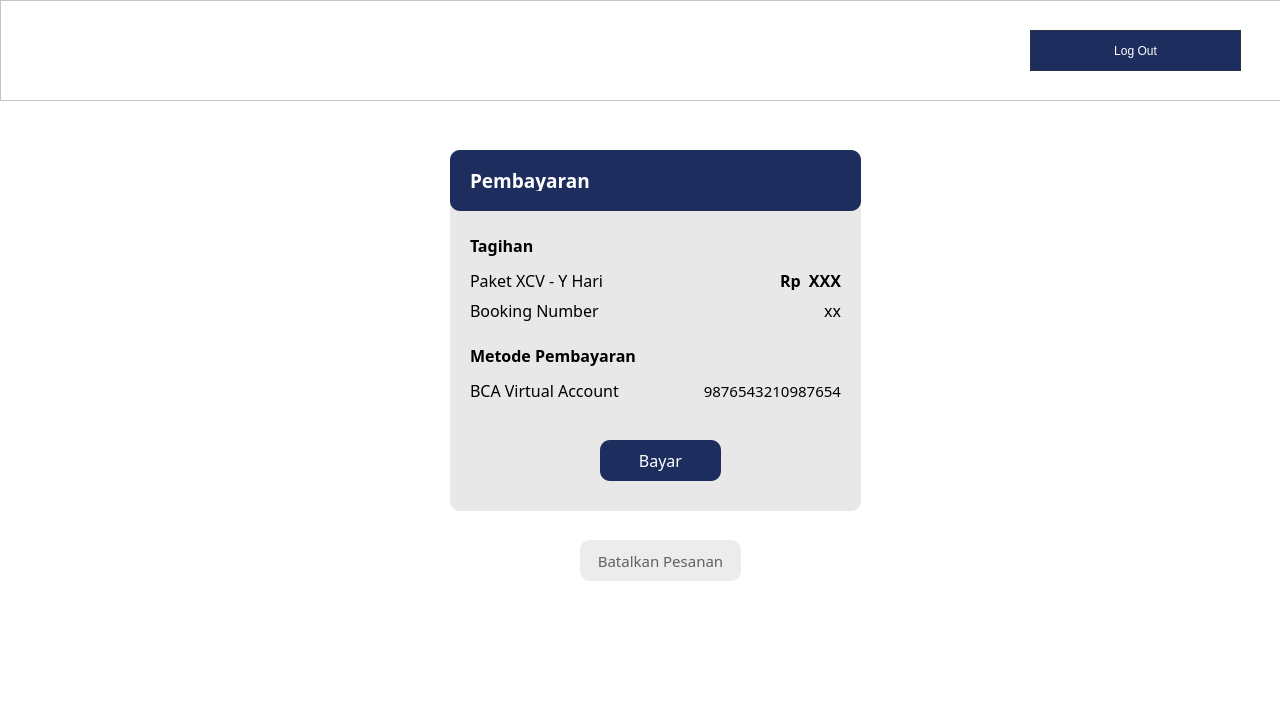
<?xml version="1.0" encoding="UTF-8"?>
<ui version="4.0">
 <class>Dialog</class>
 <widget class="QDialog" name="Dialog">
  <property name="geometry">
   <rect>
    <x>0</x>
    <y>0</y>
    <width>1280</width>
    <height>720</height>
   </rect>
  </property>
  <property name="windowTitle">
   <string>Dialog</string>
  </property>
  <property name="styleSheet">
   <string notr="true">background-color: rgb(255, 255, 255);</string>
  </property>
  <widget class="QFrame" name="tagihan">
   <property name="geometry">
    <rect>
     <x>450</x>
     <y>150</y>
     <width>411</width>
     <height>361</height>
    </rect>
   </property>
   <property name="styleSheet">
    <string notr="true">border-radius: 10px;
background-color: rgb(232, 232, 232);</string>
   </property>
   <widget class="QLabel" name="harga">
    <property name="geometry">
     <rect>
      <x>260</x>
      <y>120</y>
      <width>131</width>
      <height>20</height>
     </rect>
    </property>
    <property name="font">
     <font>
      <family>Mulish</family>
      <pointsize>12</pointsize>
      <weight>75</weight>
      <bold>true</bold>
     </font>
    </property>
    <property name="text">
     <string>Rp  XXX</string>
    </property>
    <property name="alignment">
     <set>Qt::AlignRight|Qt::AlignTrailing|Qt::AlignVCenter</set>
    </property>
   </widget>
   <widget class="QLabel" name="tagihantitle">
    <property name="geometry">
     <rect>
      <x>20</x>
      <y>80</y>
      <width>91</width>
      <height>31</height>
     </rect>
    </property>
    <property name="font">
     <font>
      <family>Mulish</family>
      <pointsize>12</pointsize>
      <weight>75</weight>
      <bold>true</bold>
     </font>
    </property>
    <property name="text">
     <string>Tagihan</string>
    </property>
   </widget>
   <widget class="QLabel" name="rincian">
    <property name="geometry">
     <rect>
      <x>20</x>
      <y>120</y>
      <width>181</width>
      <height>20</height>
     </rect>
    </property>
    <property name="font">
     <font>
      <family>Mulish</family>
      <pointsize>12</pointsize>
      <weight>50</weight>
      <bold>false</bold>
     </font>
    </property>
    <property name="text">
     <string>Paket XCV - Y Hari</string>
    </property>
   </widget>
   <widget class="QLabel" name="bank">
    <property name="geometry">
     <rect>
      <x>20</x>
      <y>230</y>
      <width>181</width>
      <height>20</height>
     </rect>
    </property>
    <property name="font">
     <font>
      <family>Mulish</family>
      <pointsize>12</pointsize>
      <weight>50</weight>
      <bold>false</bold>
     </font>
    </property>
    <property name="text">
     <string>BCA Virtual Account</string>
    </property>
   </widget>
   <widget class="QLabel" name="rekening">
    <property name="geometry">
     <rect>
      <x>210</x>
      <y>230</y>
      <width>181</width>
      <height>20</height>
     </rect>
    </property>
    <property name="font">
     <font>
      <family>Mulish ExtraBold</family>
      <pointsize>11</pointsize>
      <weight>10</weight>
      <italic>false</italic>
      <bold>false</bold>
     </font>
    </property>
    <property name="styleSheet">
     <string notr="true">font: 81 11pt &quot;Mulish ExtraBold&quot;;</string>
    </property>
    <property name="text">
     <string>&lt;html&gt;&lt;head/&gt;&lt;body&gt;&lt;p align=&quot;right&quot;&gt;9876543210987654&lt;/p&gt;&lt;/body&gt;&lt;/html&gt;</string>
    </property>
   </widget>
   <widget class="QLabel" name="label">
    <property name="geometry">
     <rect>
      <x>20</x>
      <y>150</y>
      <width>141</width>
      <height>21</height>
     </rect>
    </property>
    <property name="font">
     <font>
      <family>Mulish</family>
      <pointsize>12</pointsize>
     </font>
    </property>
    <property name="text">
     <string>Booking Number</string>
    </property>
   </widget>
   <widget class="QLabel" name="bookingNumber">
    <property name="geometry">
     <rect>
      <x>250</x>
      <y>150</y>
      <width>141</width>
      <height>21</height>
     </rect>
    </property>
    <property name="font">
     <font>
      <family>Mulish</family>
      <pointsize>12</pointsize>
     </font>
    </property>
    <property name="text">
     <string>xx</string>
    </property>
    <property name="alignment">
     <set>Qt::AlignRight|Qt::AlignTrailing|Qt::AlignVCenter</set>
    </property>
   </widget>
   <widget class="QPushButton" name="bayar">
    <property name="geometry">
     <rect>
      <x>150</x>
      <y>290</y>
      <width>121</width>
      <height>41</height>
     </rect>
    </property>
    <property name="font">
     <font>
      <family>Mulish ExtraBold</family>
      <pointsize>12</pointsize>
      <weight>10</weight>
      <italic>false</italic>
      <bold>false</bold>
     </font>
    </property>
    <property name="cursor">
     <cursorShape>PointingHandCursor</cursorShape>
    </property>
    <property name="styleSheet">
     <string notr="true">font: 81 12pt &quot;Mulish ExtraBold&quot;;
color: white;
background-color: rgb(29, 45, 94);
border-radius: 10px</string>
    </property>
    <property name="text">
     <string>Bayar</string>
    </property>
   </widget>
   <widget class="QGroupBox" name="labelbayar">
    <property name="geometry">
     <rect>
      <x>0</x>
      <y>0</y>
      <width>411</width>
      <height>61</height>
     </rect>
    </property>
    <property name="styleSheet">
     <string notr="true">background-color: rgb(29, 45, 94); border-radius: 10px</string>
    </property>
    <property name="title">
     <string/>
    </property>
    <widget class="QLabel" name="titlePembayaran">
     <property name="geometry">
      <rect>
       <x>20</x>
       <y>20</y>
       <width>121</width>
       <height>21</height>
      </rect>
     </property>
     <property name="font">
      <font>
       <family>Mulish</family>
       <pointsize>14</pointsize>
       <weight>75</weight>
       <bold>true</bold>
      </font>
     </property>
     <property name="styleSheet">
      <string notr="true">color: white</string>
     </property>
     <property name="text">
      <string>Pembayaran</string>
     </property>
    </widget>
   </widget>
   <widget class="QLabel" name="tagihantitle_2">
    <property name="geometry">
     <rect>
      <x>20</x>
      <y>190</y>
      <width>191</width>
      <height>31</height>
     </rect>
    </property>
    <property name="font">
     <font>
      <family>Mulish</family>
      <pointsize>12</pointsize>
      <weight>75</weight>
      <bold>true</bold>
     </font>
    </property>
    <property name="text">
     <string>Metode Pembayaran</string>
    </property>
   </widget>
  </widget>
  <widget class="QPushButton" name="cancel">
   <property name="geometry">
    <rect>
     <x>580</x>
     <y>540</y>
     <width>161</width>
     <height>41</height>
    </rect>
   </property>
   <property name="font">
    <font>
     <family>Mulish ExtraBold</family>
     <pointsize>11</pointsize>
     <weight>10</weight>
     <italic>false</italic>
     <bold>false</bold>
    </font>
   </property>
   <property name="cursor">
    <cursorShape>PointingHandCursor</cursorShape>
   </property>
   <property name="styleSheet">
    <string notr="true">font: 81 11pt &quot;Mulish ExtraBold&quot;;
color: rgb(97, 97, 97);
background-color: rgb(236, 236, 236);
border-radius: 10px</string>
   </property>
   <property name="text">
    <string>Batalkan Pesanan</string>
   </property>
  </widget>
  <widget class="QFrame" name="frame">
   <property name="geometry">
    <rect>
     <x>0</x>
     <y>0</y>
     <width>1281</width>
     <height>101</height>
    </rect>
   </property>
   <property name="styleSheet">
    <string notr="true">background: #FFFFFF;</string>
   </property>
   <property name="frameShape">
    <enum>QFrame::StyledPanel</enum>
   </property>
   <property name="frameShadow">
    <enum>QFrame::Raised</enum>
   </property>
   <widget class="QPushButton" name="logoutbutton">
    <property name="geometry">
     <rect>
      <x>1030</x>
      <y>30</y>
      <width>211</width>
      <height>41</height>
     </rect>
    </property>
    <property name="styleSheet">
     <string notr="true">QPushButton{ 
	background-color: #1D2D5E; color:#FFFFFF;
	font: 15pt &quot;Mulish&quot;;
	border-radius: 13.25760269165039px;
	border: 1.4px solid #2B3242;
}

 QPushButton:hover {
	background-color: #4A577E; color:#fff;
	border: 1.4px solid #2B3242;
 }</string>
    </property>
    <property name="text">
     <string>Log Out</string>
    </property>
   </widget>
   <widget class="QLabel" name="label_2">
    <property name="geometry">
     <rect>
      <x>50</x>
      <y>30</y>
      <width>141</width>
      <height>41</height>
     </rect>
    </property>
    <property name="text">
     <string/>
    </property>
    <property name="pixmap">
     <pixmap>img/logo aksel.png</pixmap>
    </property>
    <property name="scaledContents">
     <bool>true</bool>
    </property>
   </widget>
  </widget>
 </widget>
 <resources/>
 <connections/>
</ui>
